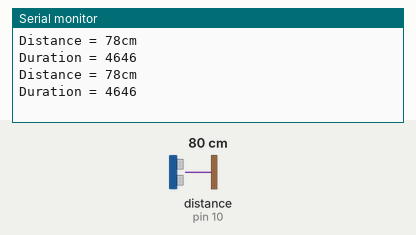
A sketch run on a simulated Arduino Uno, built with avr-gcc and run on an emulated ATmega328P. Parts: the last lines printed to the serial monitor. Wiring (inferred from the names in the program): ultrasonic range finder: trigger pin 9; echo pin 10. Inputs (shaded band) come from the test bench; at power-on: distance to the obstacle (sensor on pin 10) 80 cm. The echo pulse lasts 58.3 µs per cm.

Above: at 2.8 s.
2.9 s: distance to the obstacle (sensor on pin 10) set to 2 cm
At 4.4 s:
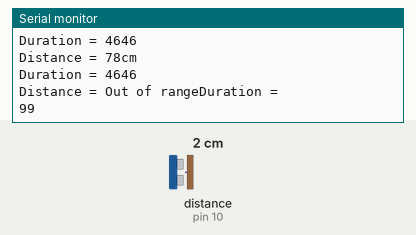
5.6 s: distance to the obstacle (sensor on pin 10) set to 4 cm
At 6.4 s:
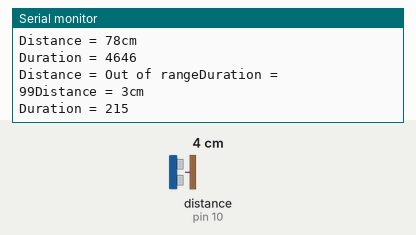
Timing chart, 0 to 8.6 s (numbered marks = the images above; inputs shaded):
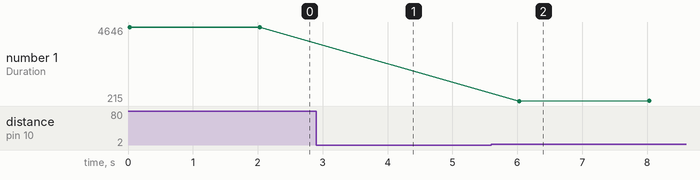

The sketch:

distance_and_duration_1.ino
```cpp
const int trigPin = 9;
const int echoPin = 10;
long duration;
int distance;
void setup() {
  pinMode(trigPin, OUTPUT);
  pinMode(echoPin, INPUT);
  Serial.begin(9600);
}
void loop() {
  digitalWrite(trigPin, HIGH);
  delayMicroseconds(100);
  digitalWrite(trigPin, LOW);
  duration = pulseIn(echoPin, HIGH);
  distance = duration*0.034/2;
  if(distance>=100 || distance <= 2){
    Serial.print("Distance = ");
    Serial.print("Out of range");
    Serial.println("Duration = ");
    Serial.print(duration);

    delay(2000); //slows down printout break in program
  }
  else{
    Serial.print("Distance = ");
    Serial.print(distance);
    Serial.println("cm");
    Serial.print("Duration = ");
    Serial.println(duration);

    delay(2000); //slows down printout break in program

  }
}
```

Measured:
- after the input at 2.9 s, the serial monitor: prints a new line after 1.1 s (image 1)
- after the input at 5.6 s, the serial monitor: prints a new line after 0.41 s (image 2)
- plotted number 1: 4646 → 216 after the input at 5.6 s
